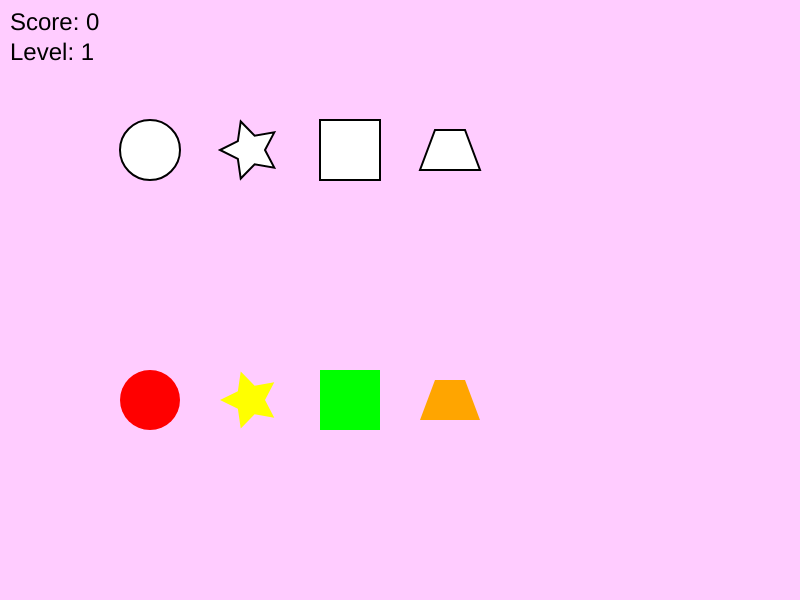
Frame 1 (no input)
Frame 60 (no input): identical to frame 1, image omitted
Frame 120 (the mouse pressed at the canvas centre since frame 60): identical to frame 1, image omitted

The p5.js sketch that drew this single still picture (run headless with seeded random() and noise() and a simulated clock; from frame 60 on, the mouse is pressed at the canvas centre):

// p5.js sketch
// ── sketch.js
let shapes = [];
let holes = [];
let selectedShape = null;
let score = 0;
let level = 1;
let exclamation = null;
let confetti = [];
let balloons = [];
let balloonTimer = 0;

function setup() {
  createCanvas(800, 600);
  startLevel(level);
}

function draw() {
  background(255, 204, 255); 

  // Draw holes with borders
  for (let hole of holes) {
    hole.show();
  }

  // Draw shapes with bright colors
  for (let shape of shapes) {
    shape.show();
  }

  // Draw exclamation mark if there's an incorrect match
  if (exclamation) {
    exclamation.show();
  }

  // Draw confetti
  for (let i = confetti.length - 1; i >= 0; i--) {
    confetti[i].move();
    confetti[i].show();
    if (confetti[i].y > height) {
      confetti.splice(i, 1); // Remove off-screen confetti
    }
  }

  // Draw balloons if level is completed
  if (balloons.length > 0) {
    for (let balloon of balloons) {
      balloon.move();
      balloon.show();
    }
    // Balloons will be on screen for 5 seconds
    if (millis() - balloonTimer > 5000) {
      balloons = [];
    }
  }

  // Display score and level
  fill(0);
  textSize(24);
  text(`Score: ${score}`, 10, 30);
  text(`Level: ${level}`, 10, 60);

  // Check if all shapes are placed correctly and advance level
  if (checkLevelComplete()) {
    if (level < 3) {
      level++;
      startLevel(level);
    } else {
      textSize(36);
      text("Congratulations! You've completed all levels!", 100, height / 2);
      noLoop(); // Stops the draw loop, freezes at level 3
    }
  }

  // Highlight selected shape
  if (selectedShape) {
    stroke(0);
    strokeWeight(4);
    noFill();
    ellipse(selectedShape.x, selectedShape.y, 60, 60);
  }
}

function mousePressed() {
  // Check if a shape is clicked
  for (let shape of shapes) {
    if (shape.isInside(mouseX, mouseY)) {
      selectedShape = shape;
      selectedShape.offsetX = mouseX - selectedShape.x;
      selectedShape.offsetY = mouseY - selectedShape.y;
      break;
    }
  }
}

function mouseDragged() {
  // If a shape is selected, move it with the cursor
  if (selectedShape) {
    selectedShape.x = mouseX - selectedShape.offsetX;
    selectedShape.y = mouseY - selectedShape.offsetY;
  }
}

function mouseReleased() {
  // Check if the selected shape matches a hole
  if (selectedShape) {
    let matched = false;
    for (let hole of holes) {
      if (hole.isInside(mouseX, mouseY) && selectedShape.type === hole.type) {
        // Correct match
        selectedShape.x = hole.x; // Move shape to hole
        selectedShape.y = hole.y;
        score++;
        confetti.push(new Confetti(mouseX, mouseY)); // Trigger confetti
        matched = true;
        break;
      }
    }
    if (!matched) {
      // Incorrect match
      score--;
      exclamation = new Exclamation(mouseX, mouseY); // Display exclamation mark
    } else {
      // Correct placement, remove exclamation mark if any
      exclamation = null;
    }
    selectedShape = null; // Deselect shape
  }
}

function startLevel(level) {
  // Reset shapes and holes
  shapes = [];
  holes = [];
  
  if (level === 1) {
    // Level 1 with 4 shapes
    holes.push(new Hole(150, 150, 'circle'));
    holes.push(new Hole(250, 150, 'star'));
    holes.push(new Hole(350, 150, 'square'));
    holes.push(new Hole(450, 150, 'trapezoid'));

    shapes.push(new Shape(150, 400, 'circle', color(255, 0, 0)));    // Bright Red
    shapes.push(new Shape(250, 400, 'star', color(255, 255, 0)));    // Bright Yellow
    shapes.push(new Shape(350, 400, 'square', color(0, 255, 0)));    // Bright Green
    shapes.push(new Shape(450, 400, 'trapezoid', color(255, 165, 0))); // Bright Orange
  } else if (level === 2) {
    // Level 2 with 5 shapes
    holes.push(new Hole(150, 150, 'circle'));
    holes.push(new Hole(250, 150, 'star'));
    holes.push(new Hole(350, 150, 'square'));
    holes.push(new Hole(450, 150, 'trapezoid'));
    holes.push(new Hole(550, 150, 'triangle'));

    shapes.push(new Shape(150, 400, 'circle', color(255, 0, 0)));    // Bright Red
    shapes.push(new Shape(250, 400, 'star', color(255, 255, 0)));    // Bright Yellow
    shapes.push(new Shape(350, 400, 'square', color(0, 255, 0)));    // Bright Green
    shapes.push(new Shape(450, 400, 'trapezoid', color(255, 165, 0))); // Bright Orange
    shapes.push(new Shape(550, 400, 'triangle', color(0, 0, 255)));  // Bright Blue
  } else if (level === 3) {
    // Level 3 with 6 shapes
    holes.push(new Hole(150, 150, 'circle'));
    holes.push(new Hole(250, 150, 'star'));
    holes.push(new Hole(350, 150, 'square'));
    holes.push(new Hole(450, 150, 'trapezoid'));
    holes.push(new Hole(550, 150, 'triangle'));
    holes.push(new Hole(650, 150, 'pentagon'));

    shapes.push(new Shape(150, 400, 'circle', color(255, 0, 0)));    // Bright Red
    shapes.push(new Shape(250, 400, 'star', color(255, 255, 0)));    // Bright Yellow
    shapes.push(new Shape(350, 400, 'square', color(0, 255, 0)));    // Bright Green
    shapes.push(new Shape(450, 400, 'trapezoid', color(255, 165, 0))); // Bright Orange
    shapes.push(new Shape(550, 400, 'triangle', color(0, 0, 255)));  // Bright Blue
    shapes.push(new Shape(650, 400, 'pentagon', color(255, 105, 180))); // Bright Pink
  }
}

function checkLevelComplete() {
  // Check if all shapes are placed correctly
  for (let shape of shapes) {
    if (shape.x !== holes[shapes.indexOf(shape)].x || shape.y !== holes[shapes.indexOf(shape)].y) {
      return false;
    }
  }

  // Add balloons on level completion
  balloons.push(new Balloon(random(width), height));
  balloonTimer = millis(); // Timer for 5 seconds duration for balloons

  return true;
}

// Confetti class
class Confetti {
  constructor(x, y) {
    this.x = x;
    this.y = y;
    this.size = random(5, 10);
    this.color = color(random(255), random(255), random(255));
    this.velocity = createVector(random(-2, 2), random(-5, 0));
  }

  move() {
    this.x += this.velocity.x;
    this.y += this.velocity.y;
    this.velocity.y += 0.1; // Gravity effect
  }

  show() {
    noStroke();
    fill(this.color);
    ellipse(this.x, this.y, this.size, this.size);
  }
}

// Exclamation class
class Exclamation {
  constructor(x, y) {
    this.x = x;
    this.y = y;
  }

  show() {
    fill(255, 0, 0);
    textSize(64);
    textAlign(CENTER, CENTER);
    text('!', this.x, this.y);
  }
}

// Balloon class
class Balloon {
  constructor(x, y) {
    this.x = x;
    this.y = y;
    this.size = random(30, 50);
    this.color = color(random(255), random(255), random(255));
    this.speed = random(1, 3);
  }

  move() {
    this.y -= this.speed;
  }

  show() {
    fill(this.color);
    noStroke();
    ellipse(this.x, this.y, this.size, this.size);
    line(this.x, this.y + this.size / 2, this.x, this.y + this.size + 10); // Balloon string
  }
}

// Shape class
class Shape {
  constructor(x, y, type, c) {
    this.x = x;
    this.y = y;
    this.type = type;
    this.color = c;
    this.offsetX = 0;
    this.offsetY = 0;
  }

  show() {
    fill(this.color);
    noStroke();
    if (this.type === 'circle') {
      ellipse(this.x, this.y, 60, 60);
    } else if (this.type === 'square') {
      rect(this.x - 30, this.y - 30, 60, 60);
    } else if (this.type === 'triangle') {
      triangle(this.x, this.y - 30, this.x - 30, this.y + 30, this.x + 30, this.y + 30);
    } else if (this.type === 'star') {
      this.drawStar(this.x, this.y, 30, 15, 5);
    } else if (this.type === 'trapezoid') {
      this.drawTrapezoid(this.x, this.y, 60, 40);
    } else if (this.type === 'pentagon') {
      this.drawPentagon(this.x, this.y, 40);
    }
  }

  isInside(px, py) {
    if (this.type === 'circle') {
      return dist(px, py, this.x, this.y) < 30;
    } else if (this.type === 'square') {
      return px > this.x - 30 && px < this.x + 30 && py > this.y - 30 && py < this.y + 30;
    } else if (this.type === 'triangle') {
      return px > this.x - 30 && px < this.x + 30 && py > this.y - 30 && py < this.y + 30;
    } else if (this.type === 'star') {
      return dist(px, py, this.x, this.y) < 30;
    } else if (this.type === 'trapezoid') {
      return px > this.x - 30 && px < this.x + 30 && py > this.y - 20 && py < this.y + 20;
    } else if (this.type === 'pentagon') {
      return dist(px, py, this.x, this.y) < 40;
    }
    return false;
  }

  drawStar(x, y, radius1, radius2, npoints) {
    let angle = TWO_PI / npoints;
    let halfAngle = angle / 2.0;
    beginShape();
    for (let a = 0; a < TWO_PI; a += angle) {
      let sx = x + cos(a) * radius2;
      let sy = y + sin(a) * radius2;
      vertex(sx, sy);
      sx = x + cos(a + halfAngle) * radius1;
      sy = y + sin(a + halfAngle) * radius1;
      vertex(sx, sy);
    }
    endShape(CLOSE);
  }

  drawTrapezoid(x, y, width, height) {
    fill(this.color);
    noStroke();
    beginShape();
    vertex(x - width / 2, y + height / 2); // Bottom left
    vertex(x + width / 2, y + height / 2); // Bottom right
    vertex(x + width / 4, y - height / 2); // Top right
    vertex(x - width / 4, y - height / 2); // Top left
    endShape(CLOSE);
  }

  drawPentagon(x, y, radius) {
    fill(this.color);
    beginShape();
    for (let i = 0; i < 5; i++) {
      let angle = TWO_PI / 5 * i;
      let vx = x + cos(angle) * radius;
      let vy = y + sin(angle) * radius;
      vertex(vx, vy);
    }
    endShape(CLOSE);
  }
}

// Hole class
class Hole {
  constructor(x, y, type) {
    this.x = x;
    this.y = y;
    this.type = type;
  }

  show() {
    fill(255); // White color for the hole itself
    stroke(0); // Black border around holes
    strokeWeight(2); // Thin border
    if (this.type === 'circle') {
      ellipse(this.x, this.y, 60, 60);
    } else if (this.type === 'square') {
      rect(this.x - 30, this.y - 30, 60, 60);
    } else if (this.type === 'triangle') {
      triangle(this.x, this.y - 30, this.x - 30, this.y + 30, this.x + 30, this.y + 30);
    } else if (this.type === 'star') {
      this.drawStar(this.x, this.y, 30, 15, 5);
    } else if (this.type === 'trapezoid') {
      this.drawTrapezoid(this.x, this.y, 60, 40); // Border added here
    } else if (this.type === 'pentagon') {
      this.drawPentagon(this.x, this.y, 40);
    }
  }

  isInside(px, py) {
    if (this.type === 'circle') {
      return dist(px, py, this.x, this.y) < 30;
    } else if (this.type === 'square') {
      return px > this.x - 30 && px < this.x + 30 && py > this.y - 30 && py < this.y + 30;
    } else if (this.type === 'triangle') {
      return px > this.x - 30 && px < this.x + 30 && py > this.y - 30 && py < this.y + 30;
    } else if (this.type === 'star') {
      return dist(px, py, this.x, this.y) < 30;
    } else if (this.type === 'trapezoid') {
      return px > this.x - 30 && px < this.x + 30 && py > this.y - 20 && py < this.y + 20;
    } else if (this.type === 'pentagon') {
      return dist(px, py, this.x, this.y) < 40;
    }
    return false;
  }

  drawStar(x, y, radius1, radius2, npoints) {
    let angle = TWO_PI / npoints;
    let halfAngle = angle / 2.0;
    beginShape();
    for (let a = 0; a < TWO_PI; a += angle) {
      let sx = x + cos(a) * radius2;
      let sy = y + sin(a) * radius2;
      vertex(sx, sy);
      sx = x + cos(a + halfAngle) * radius1;
      sy = y + sin(a + halfAngle) * radius1;
      vertex(sx, sy);
    }
    endShape(CLOSE);
  }

  drawTrapezoid(x, y, width, height) {
    fill(255); // Hole color
    stroke(0); // Border for trapezoid hole
    strokeWeight(2);
    beginShape();
    vertex(x - width / 2, y + height / 2); // Bottom left
    vertex(x + width / 2, y + height / 2); // Bottom right
    vertex(x + width / 4, y - height / 2); // Top right
    vertex(x - width / 4, y - height / 2); // Top left
    endShape(CLOSE);
  }

  drawPentagon(x, y, radius) {
    fill(255); // Hole color
    stroke(0); // Border for pentagon hole
    strokeWeight(2);
    beginShape();
    for (let i = 0; i < 5; i++) {
      let angle = TWO_PI / 5 * i;
      let vx = x + cos(angle) * radius;
      let vy = y + sin(angle) * radius;
      vertex(vx, vy);
    }
    endShape(CLOSE);
  }
}
